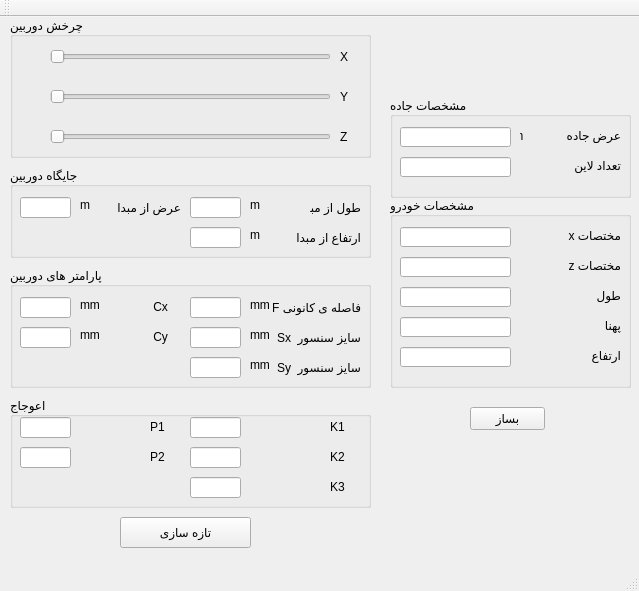
<?xml version="1.0" encoding="UTF-8"?>
<ui version="4.0">
 <class>MainWindow</class>
 <widget class="QMainWindow" name="MainWindow">
  <property name="geometry">
   <rect>
    <x>0</x>
    <y>0</y>
    <width>639</width>
    <height>591</height>
   </rect>
  </property>
  <property name="windowTitle">
   <string>MainWindow</string>
  </property>
  <widget class="QWidget" name="centralWidget">
   <widget class="QGroupBox" name="groupBox">
    <property name="geometry">
     <rect>
      <x>10</x>
      <y>0</y>
      <width>361</width>
      <height>141</height>
     </rect>
    </property>
    <property name="title">
     <string>چرخش دوربین</string>
    </property>
    <widget class="QSlider" name="horizontalSlider">
     <property name="geometry">
      <rect>
       <x>40</x>
       <y>30</y>
       <width>281</width>
       <height>19</height>
      </rect>
     </property>
     <property name="orientation">
      <enum>Qt::Horizontal</enum>
     </property>
    </widget>
    <widget class="QSlider" name="horizontalSlider_3">
     <property name="geometry">
      <rect>
       <x>40</x>
       <y>70</y>
       <width>281</width>
       <height>19</height>
      </rect>
     </property>
     <property name="orientation">
      <enum>Qt::Horizontal</enum>
     </property>
    </widget>
    <widget class="QLabel" name="label_17">
     <property name="geometry">
      <rect>
       <x>330</x>
       <y>30</y>
       <width>20</width>
       <height>20</height>
      </rect>
     </property>
     <property name="text">
      <string>X</string>
     </property>
    </widget>
    <widget class="QLabel" name="label_18">
     <property name="geometry">
      <rect>
       <x>330</x>
       <y>70</y>
       <width>20</width>
       <height>20</height>
      </rect>
     </property>
     <property name="text">
      <string>Y</string>
     </property>
    </widget>
    <widget class="QLabel" name="label_19">
     <property name="geometry">
      <rect>
       <x>330</x>
       <y>110</y>
       <width>20</width>
       <height>20</height>
      </rect>
     </property>
     <property name="text">
      <string>Z</string>
     </property>
    </widget>
    <widget class="QLabel" name="label">
     <property name="geometry">
      <rect>
       <x>10</x>
       <y>30</y>
       <width>46</width>
       <height>13</height>
      </rect>
     </property>
     <property name="text">
      <string/>
     </property>
    </widget>
    <widget class="QLabel" name="label_2">
     <property name="geometry">
      <rect>
       <x>10</x>
       <y>70</y>
       <width>46</width>
       <height>13</height>
      </rect>
     </property>
     <property name="text">
      <string/>
     </property>
    </widget>
    <widget class="QLabel" name="label_3">
     <property name="geometry">
      <rect>
       <x>10</x>
       <y>110</y>
       <width>46</width>
       <height>13</height>
      </rect>
     </property>
     <property name="text">
      <string/>
     </property>
    </widget>
    <widget class="QSlider" name="horizontalSlider_2">
     <property name="geometry">
      <rect>
       <x>40</x>
       <y>110</y>
       <width>281</width>
       <height>19</height>
      </rect>
     </property>
     <property name="orientation">
      <enum>Qt::Horizontal</enum>
     </property>
    </widget>
   </widget>
   <widget class="QGroupBox" name="groupBox_3">
    <property name="geometry">
     <rect>
      <x>10</x>
      <y>250</y>
      <width>361</width>
      <height>121</height>
     </rect>
    </property>
    <property name="title">
     <string>پارامتر های دوربین</string>
    </property>
    <widget class="QLineEdit" name="F">
     <property name="geometry">
      <rect>
       <x>180</x>
       <y>30</y>
       <width>51</width>
       <height>21</height>
      </rect>
     </property>
    </widget>
    <widget class="QLabel" name="label_5">
     <property name="geometry">
      <rect>
       <x>260</x>
       <y>30</y>
       <width>91</width>
       <height>20</height>
      </rect>
     </property>
     <property name="text">
      <string>فاصله ی کانونی F</string>
     </property>
    </widget>
    <widget class="QLabel" name="label_6">
     <property name="geometry">
      <rect>
       <x>240</x>
       <y>30</y>
       <width>21</width>
       <height>16</height>
      </rect>
     </property>
     <property name="text">
      <string>mm</string>
     </property>
    </widget>
    <widget class="QLineEdit" name="Sx">
     <property name="geometry">
      <rect>
       <x>180</x>
       <y>60</y>
       <width>51</width>
       <height>21</height>
      </rect>
     </property>
    </widget>
    <widget class="QLabel" name="label_7">
     <property name="geometry">
      <rect>
       <x>260</x>
       <y>60</y>
       <width>91</width>
       <height>20</height>
      </rect>
     </property>
     <property name="text">
      <string>سایز سنسور  Sx</string>
     </property>
    </widget>
    <widget class="QLabel" name="label_8">
     <property name="geometry">
      <rect>
       <x>240</x>
       <y>60</y>
       <width>21</width>
       <height>16</height>
      </rect>
     </property>
     <property name="text">
      <string>mm</string>
     </property>
    </widget>
    <widget class="QLabel" name="label_9">
     <property name="geometry">
      <rect>
       <x>260</x>
       <y>90</y>
       <width>91</width>
       <height>20</height>
      </rect>
     </property>
     <property name="text">
      <string>سایز سنسور  Sy</string>
     </property>
    </widget>
    <widget class="QLineEdit" name="Sy">
     <property name="geometry">
      <rect>
       <x>180</x>
       <y>90</y>
       <width>51</width>
       <height>21</height>
      </rect>
     </property>
    </widget>
    <widget class="QLabel" name="label_10">
     <property name="geometry">
      <rect>
       <x>240</x>
       <y>90</y>
       <width>21</width>
       <height>16</height>
      </rect>
     </property>
     <property name="text">
      <string>mm</string>
     </property>
    </widget>
    <widget class="QLineEdit" name="cx">
     <property name="geometry">
      <rect>
       <x>10</x>
       <y>30</y>
       <width>51</width>
       <height>21</height>
      </rect>
     </property>
    </widget>
    <widget class="QLineEdit" name="cy">
     <property name="geometry">
      <rect>
       <x>10</x>
       <y>60</y>
       <width>51</width>
       <height>21</height>
      </rect>
     </property>
    </widget>
    <widget class="QLabel" name="label_47">
     <property name="geometry">
      <rect>
       <x>130</x>
       <y>30</y>
       <width>41</width>
       <height>20</height>
      </rect>
     </property>
     <property name="text">
      <string>    Cx </string>
     </property>
    </widget>
    <widget class="QLabel" name="label_48">
     <property name="geometry">
      <rect>
       <x>140</x>
       <y>60</y>
       <width>31</width>
       <height>20</height>
      </rect>
     </property>
     <property name="text">
      <string> Cy</string>
     </property>
    </widget>
    <widget class="QLabel" name="label_49">
     <property name="geometry">
      <rect>
       <x>70</x>
       <y>60</y>
       <width>21</width>
       <height>16</height>
      </rect>
     </property>
     <property name="text">
      <string>mm</string>
     </property>
    </widget>
    <widget class="QLabel" name="label_50">
     <property name="geometry">
      <rect>
       <x>70</x>
       <y>30</y>
       <width>21</width>
       <height>16</height>
      </rect>
     </property>
     <property name="text">
      <string>mm</string>
     </property>
    </widget>
   </widget>
   <widget class="QGroupBox" name="groupBox_2">
    <property name="geometry">
     <rect>
      <x>10</x>
      <y>150</y>
      <width>361</width>
      <height>91</height>
     </rect>
    </property>
    <property name="title">
     <string>جایگاه دوربین</string>
    </property>
    <widget class="QLineEdit" name="zm">
     <property name="geometry">
      <rect>
       <x>180</x>
       <y>60</y>
       <width>51</width>
       <height>21</height>
      </rect>
     </property>
    </widget>
    <widget class="QLabel" name="label_11">
     <property name="geometry">
      <rect>
       <x>80</x>
       <y>30</y>
       <width>91</width>
       <height>20</height>
      </rect>
     </property>
     <property name="text">
      <string>عرض از مبدا</string>
     </property>
    </widget>
    <widget class="QLineEdit" name="ym">
     <property name="geometry">
      <rect>
       <x>10</x>
       <y>30</y>
       <width>51</width>
       <height>21</height>
      </rect>
     </property>
    </widget>
    <widget class="QLabel" name="label_12">
     <property name="geometry">
      <rect>
       <x>70</x>
       <y>30</y>
       <width>46</width>
       <height>16</height>
      </rect>
     </property>
     <property name="text">
      <string>m</string>
     </property>
    </widget>
    <widget class="QLineEdit" name="xm">
     <property name="geometry">
      <rect>
       <x>180</x>
       <y>30</y>
       <width>51</width>
       <height>21</height>
      </rect>
     </property>
    </widget>
    <widget class="QLabel" name="label_13">
     <property name="geometry">
      <rect>
       <x>300</x>
       <y>30</y>
       <width>51</width>
       <height>20</height>
      </rect>
     </property>
     <property name="text">
      <string>طول از مبدا</string>
     </property>
    </widget>
    <widget class="QLabel" name="label_14">
     <property name="geometry">
      <rect>
       <x>240</x>
       <y>60</y>
       <width>46</width>
       <height>16</height>
      </rect>
     </property>
     <property name="text">
      <string>m</string>
     </property>
    </widget>
    <widget class="QLabel" name="label_15">
     <property name="geometry">
      <rect>
       <x>240</x>
       <y>30</y>
       <width>21</width>
       <height>16</height>
      </rect>
     </property>
     <property name="text">
      <string>m</string>
     </property>
    </widget>
    <widget class="QLabel" name="label_16">
     <property name="geometry">
      <rect>
       <x>260</x>
       <y>60</y>
       <width>91</width>
       <height>20</height>
      </rect>
     </property>
     <property name="text">
      <string>ارتفاع از مبدا</string>
     </property>
    </widget>
   </widget>
   <widget class="QGroupBox" name="p11">
    <property name="geometry">
     <rect>
      <x>10</x>
      <y>380</y>
      <width>361</width>
      <height>111</height>
     </rect>
    </property>
    <property name="title">
     <string>اعوجاج</string>
    </property>
    <widget class="QLineEdit" name="p1">
     <property name="geometry">
      <rect>
       <x>10</x>
       <y>20</y>
       <width>51</width>
       <height>21</height>
      </rect>
     </property>
    </widget>
    <widget class="QLabel" name="label_28">
     <property name="geometry">
      <rect>
       <x>140</x>
       <y>20</y>
       <width>41</width>
       <height>20</height>
      </rect>
     </property>
     <property name="text">
      <string>P1</string>
     </property>
    </widget>
    <widget class="QLabel" name="label_29">
     <property name="geometry">
      <rect>
       <x>140</x>
       <y>50</y>
       <width>41</width>
       <height>20</height>
      </rect>
     </property>
     <property name="text">
      <string>P2</string>
     </property>
    </widget>
    <widget class="QLineEdit" name="p2">
     <property name="geometry">
      <rect>
       <x>10</x>
       <y>50</y>
       <width>51</width>
       <height>21</height>
      </rect>
     </property>
    </widget>
    <widget class="QLineEdit" name="k2">
     <property name="geometry">
      <rect>
       <x>180</x>
       <y>50</y>
       <width>51</width>
       <height>21</height>
      </rect>
     </property>
    </widget>
    <widget class="QLabel" name="label_51">
     <property name="geometry">
      <rect>
       <x>320</x>
       <y>20</y>
       <width>31</width>
       <height>20</height>
      </rect>
     </property>
     <property name="text">
      <string>K1</string>
     </property>
    </widget>
    <widget class="QLineEdit" name="k1">
     <property name="geometry">
      <rect>
       <x>180</x>
       <y>20</y>
       <width>51</width>
       <height>21</height>
      </rect>
     </property>
    </widget>
    <widget class="QLineEdit" name="k3">
     <property name="geometry">
      <rect>
       <x>180</x>
       <y>80</y>
       <width>51</width>
       <height>21</height>
      </rect>
     </property>
    </widget>
    <widget class="QLabel" name="label_52">
     <property name="geometry">
      <rect>
       <x>320</x>
       <y>50</y>
       <width>31</width>
       <height>20</height>
      </rect>
     </property>
     <property name="text">
      <string>K2</string>
     </property>
    </widget>
    <widget class="QLabel" name="label_53">
     <property name="geometry">
      <rect>
       <x>320</x>
       <y>80</y>
       <width>31</width>
       <height>20</height>
      </rect>
     </property>
     <property name="text">
      <string>K3</string>
     </property>
    </widget>
   </widget>
   <widget class="QPushButton" name="pushButton">
    <property name="geometry">
     <rect>
      <x>120</x>
      <y>500</y>
      <width>131</width>
      <height>31</height>
     </rect>
    </property>
    <property name="text">
     <string>تازه سازی</string>
    </property>
   </widget>
   <widget class="QGroupBox" name="groupBox_4">
    <property name="geometry">
     <rect>
      <x>390</x>
      <y>180</y>
      <width>241</width>
      <height>191</height>
     </rect>
    </property>
    <property name="title">
     <string>مشخصات خودرو</string>
    </property>
    <widget class="QLabel" name="label_4">
     <property name="geometry">
      <rect>
       <x>130</x>
       <y>60</y>
       <width>101</width>
       <height>16</height>
      </rect>
     </property>
     <property name="text">
      <string>مختصات z</string>
     </property>
    </widget>
    <widget class="QLineEdit" name="lineEdit_3">
     <property name="geometry">
      <rect>
       <x>10</x>
       <y>30</y>
       <width>111</width>
       <height>20</height>
      </rect>
     </property>
    </widget>
    <widget class="QLineEdit" name="lineEdit_4">
     <property name="geometry">
      <rect>
       <x>10</x>
       <y>60</y>
       <width>111</width>
       <height>20</height>
      </rect>
     </property>
    </widget>
    <widget class="QLabel" name="label_20">
     <property name="geometry">
      <rect>
       <x>130</x>
       <y>30</y>
       <width>101</width>
       <height>16</height>
      </rect>
     </property>
     <property name="text">
      <string>مختصات x</string>
     </property>
    </widget>
    <widget class="QLabel" name="label_21">
     <property name="geometry">
      <rect>
       <x>130</x>
       <y>90</y>
       <width>101</width>
       <height>16</height>
      </rect>
     </property>
     <property name="text">
      <string>طول</string>
     </property>
    </widget>
    <widget class="QLineEdit" name="lineEdit_5">
     <property name="geometry">
      <rect>
       <x>10</x>
       <y>90</y>
       <width>111</width>
       <height>20</height>
      </rect>
     </property>
    </widget>
    <widget class="QLabel" name="label_22">
     <property name="geometry">
      <rect>
       <x>130</x>
       <y>120</y>
       <width>101</width>
       <height>16</height>
      </rect>
     </property>
     <property name="text">
      <string>پهنا</string>
     </property>
    </widget>
    <widget class="QLineEdit" name="lineEdit_6">
     <property name="geometry">
      <rect>
       <x>10</x>
       <y>120</y>
       <width>111</width>
       <height>20</height>
      </rect>
     </property>
    </widget>
    <widget class="QLabel" name="label_23">
     <property name="geometry">
      <rect>
       <x>130</x>
       <y>150</y>
       <width>101</width>
       <height>16</height>
      </rect>
     </property>
     <property name="text">
      <string>ارتفاع</string>
     </property>
    </widget>
    <widget class="QLineEdit" name="lineEdit_7">
     <property name="geometry">
      <rect>
       <x>10</x>
       <y>150</y>
       <width>111</width>
       <height>20</height>
      </rect>
     </property>
    </widget>
   </widget>
   <widget class="QGroupBox" name="groupBox_5">
    <property name="geometry">
     <rect>
      <x>390</x>
      <y>80</y>
      <width>241</width>
      <height>101</height>
     </rect>
    </property>
    <property name="title">
     <string>مشخصات جاده</string>
    </property>
    <widget class="QLabel" name="label_24">
     <property name="geometry">
      <rect>
       <x>130</x>
       <y>60</y>
       <width>101</width>
       <height>16</height>
      </rect>
     </property>
     <property name="text">
      <string>تعداد لاین</string>
     </property>
    </widget>
    <widget class="QLineEdit" name="lineEdit">
     <property name="geometry">
      <rect>
       <x>10</x>
       <y>30</y>
       <width>111</width>
       <height>20</height>
      </rect>
     </property>
    </widget>
    <widget class="QLineEdit" name="lineEdit_2">
     <property name="geometry">
      <rect>
       <x>10</x>
       <y>60</y>
       <width>111</width>
       <height>20</height>
      </rect>
     </property>
    </widget>
    <widget class="QLabel" name="label_25">
     <property name="geometry">
      <rect>
       <x>130</x>
       <y>30</y>
       <width>101</width>
       <height>16</height>
      </rect>
     </property>
     <property name="text">
      <string>عرض جاده             m</string>
     </property>
    </widget>
   </widget>
   <widget class="QPushButton" name="pushButton_2">
    <property name="geometry">
     <rect>
      <x>470</x>
      <y>390</y>
      <width>75</width>
      <height>23</height>
     </rect>
    </property>
    <property name="text">
     <string>بساز</string>
    </property>
   </widget>
  </widget>
  <widget class="QMenuBar" name="menuBar">
   <property name="geometry">
    <rect>
     <x>0</x>
     <y>0</y>
     <width>639</width>
     <height>21</height>
    </rect>
   </property>
  </widget>
  <widget class="QToolBar" name="mainToolBar">
   <attribute name="toolBarArea">
    <enum>TopToolBarArea</enum>
   </attribute>
   <attribute name="toolBarBreak">
    <bool>false</bool>
   </attribute>
  </widget>
  <widget class="QStatusBar" name="statusBar"/>
 </widget>
 <layoutdefault spacing="6" margin="11"/>
 <resources/>
 <connections/>
</ui>
